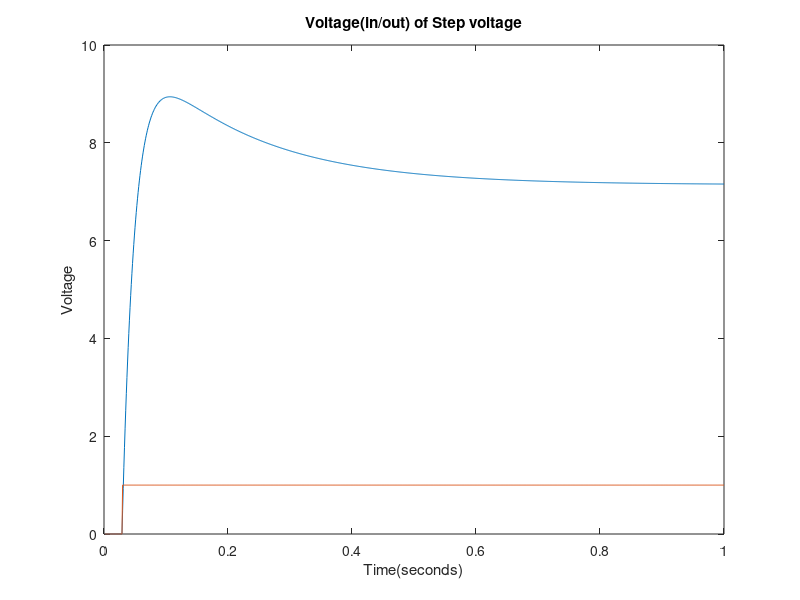
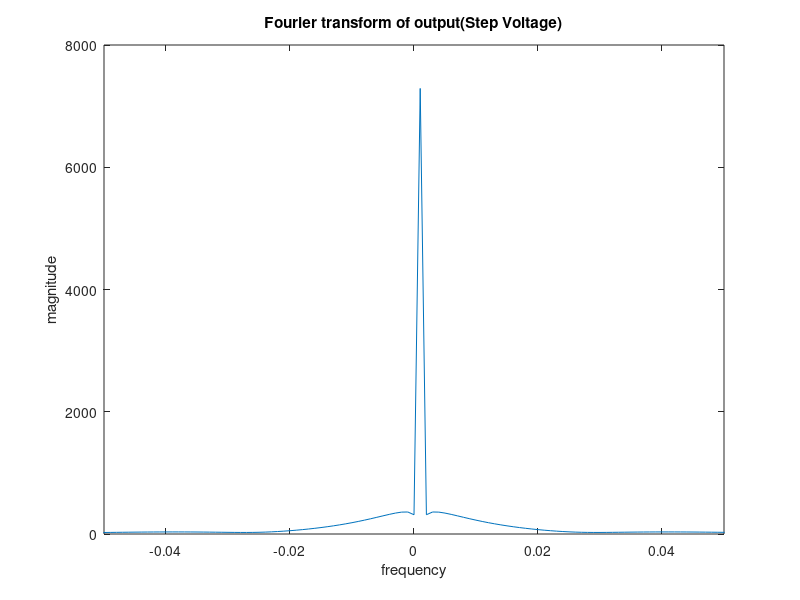
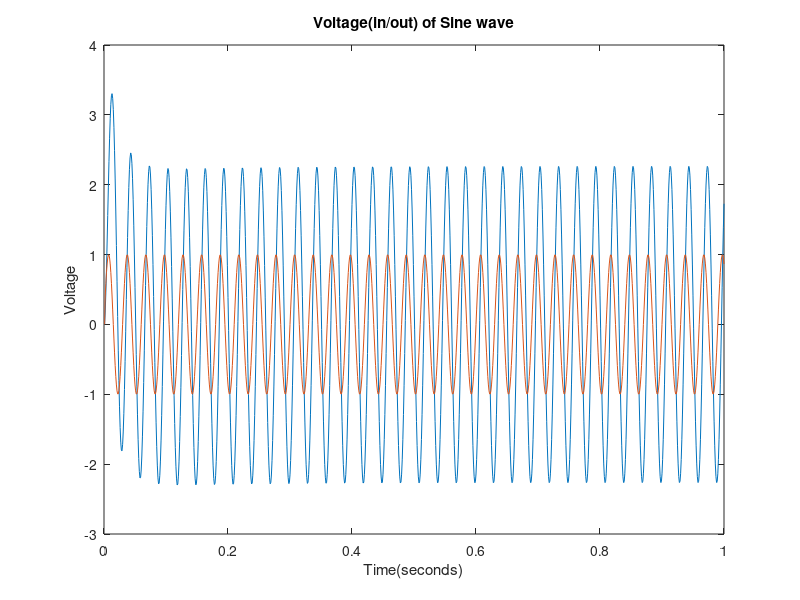
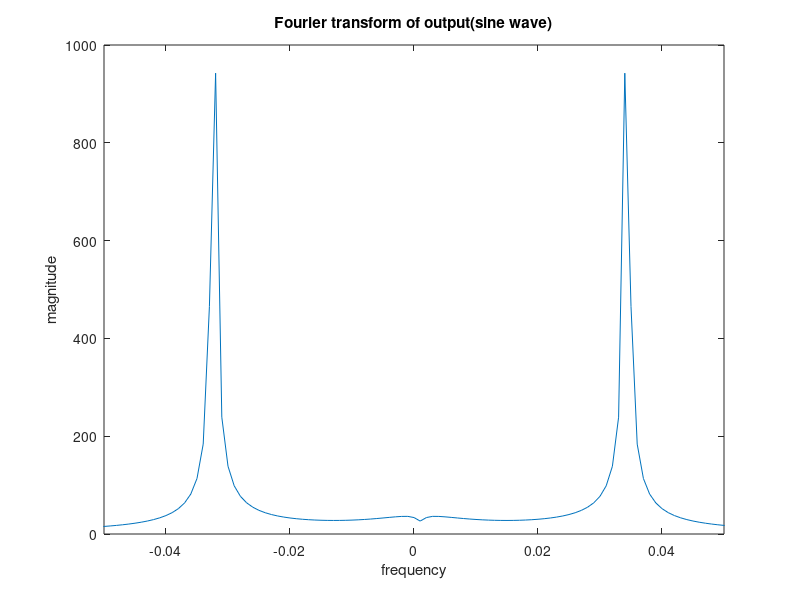

Source code (MATLAB) for these figures, in order:
disp('2.(a) Represents a low pass circuit with amplifier. During DC conditions, the')
disp('capacitor will block current, however the resistors will let it')
disp('pass freely. The inductor will also let it pass freely.')
disp('However, once the current begins to alternate, the inductor')
disp('will begin to resist the current and the capacitor will begin')
disp('to conduct. This will cause parralel resistance and further')
disp('the resistance of the circuit')
 
disp('2.(b) I would expects a pass band during the low frequencies')
disp(' and a 2nd order drop off at its respective frequency')

clear all

runTime = 1; %given in seconds
timecuts = 1000;
dt =runTime/timecuts;

R1=1;
C1=0.25;
R2=2;
L1=0.2;
R3=10;
a=100;
R4=0.1;
Ro=1000;


%    V1    V2     V3          V5       IL3
% G = [-1/R1, 0,     0,          0,      0; ...%N1
%      1/R1 , -1/R2, 0,          0,      0; ...%N2
%      0,     0,     -1/R3,      0,      0; ...%N3
%      0,     0,     -a/(R3*R4), -1/R4,  0; ...%N4
     

C = [  0, 0,   0, 0, 0, 0, 0; ...
     -C1,C1,   0, 0, 0, 0, 0; ...
       0, 0, -L1, 0, 0, 0, 0; ...
       0, 0,   0, 0, 0, 0, 0; ...
       0, 0,   0, 0, 0, 0, 0; ...
       0, 0,   0, 0, 0, 0, 0; ...
       0, 0,   0, 0, 0, 0, 0]
   
G = [     1,             0,  0,    0,  0,     0,            0; ...
      -1/R1, (1/R2 + 1/R1), -1,    0,  0,     0,            0; ...
          0,             1,  0,   -1,  0,     0,            0; ...
          0,             0, -1, 1/R3,  0,     0,            0; ...
          0,             0,  0,    0, -a,     1,            0; ...
          0,             0,  0, 1/R3, -1,     0,            0; ...
          0,             0,  0,    0,  0, -1/R4, (1/R4 +1/Ro)]
   
      
%Time Stepping function
V1 = 0;      
F = zeros(7,1);
%Flist = [V1; 0; 0; 0; 0; 0; 0];
Flist = zeros(7,1,timecuts);
Flist(1,1,30:timecuts) = 1;
Vlist = zeros(7,1,timecuts);

for count  = 2:1:timecuts
    A = C/dt +G;
    
    Vlist(:,:,count) = A\(C*Vlist(:,:,count-1)/dt +Flist(:,:,count));
end
      
V1list(1,:) = Vlist(1,1,:);
V2list(1,:) = Vlist(2,1,:);
ILlist(1,:) = Vlist(3,1,:);
I3list(1,:) = Vlist(4,1,:);
V4list(1,:) = Vlist(5,1,:);
Volist(1,:) = Vlist(7,1,:);


figure(1)
plot((1:timecuts).*dt,Volist(1,:))
xlabel('Time(seconds)')
ylabel('Voltage')
title('Voltage(in/out) of Step voltage')
hold on
plot((1:timecuts).*dt,V1list(1,:))
hold off

figure(2)
g = abs(fftshift(fft(Volist(1,:))));
plot(((1:length(g))/timecuts)-0.5,g)
xlim([-0.05 0.05])
xlabel('frequency')
ylabel('magnitude')
title('Fourier transform of output(Step Voltage)')
      
%Sine function
f = 1/0.03;
Flist = zeros(7,1,timecuts);
for count = 1:1:timecuts
    Flist(1,1,count) = sin(2*pi*f*count*dt);
end
Vlist = zeros(7,1,timecuts);

for count  = 2:1:timecuts
    A = C/dt +G;
    
    Vlist(:,:,count) = A\(C*Vlist(:,:,count-1)/dt +Flist(:,:,count));
end
      
V1list(1,:) = Vlist(1,1,:);
V2list(1,:) = Vlist(2,1,:);
ILlist(1,:) = Vlist(3,1,:);
I3list(1,:) = Vlist(4,1,:);
V4list(1,:) = Vlist(5,1,:);
Volist(1,:) = Vlist(7,1,:);

figure(3)
plot((1:timecuts).*dt,Volist(1,:))
xlabel('Time(seconds)')
ylabel('Voltage')
title('Voltage(in/out) of Sine wave')
hold on
plot((1:timecuts).*dt,V1list(1,:))
hold off

figure(4)
g = abs(fftshift(fft(Volist(1,:))));
plot(((1:length(g))/timecuts)-0.5,g)
xlim([-0.05 0.05])
xlabel('frequency')
ylabel('magnitude')
title('Fourier transform of output(sine wave)')

%Gaussian pulse
%Vgauss = exp(-1/2*((k/ts-0.06)/(0.03))^2)
mag = 1;
dev = 0.03;
delay = 0.06;
Flist = zeros(7,1,timecuts);
for count = 1:1:timecuts
    Flist(1,1,count) = exp(-((count*dt-0.06)/0.03)^2);
end
Vlist = zeros(7,1,timecuts);

for count  = 2:1:timecuts
    A = C/dt +G;
    
    Vlist(:,:,count) = A\(C*Vlist(:,:,count-1)/dt +Flist(:,:,count));
end
      
V1list(1,:) = Vlist(1,1,:);
V2list(1,:) = Vlist(2,1,:);
ILlist(1,:) = Vlist(3,1,:);
I3list(1,:) = Vlist(4,1,:);
V4list(1,:) = Vlist(5,1,:);
Volist(1,:) = Vlist(7,1,:);



figure(5)
plot((1:timecuts).*dt,Volist(1,:))
xlabel('Time(seconds)')
ylabel('Voltage')
title('Voltage(in/out) of Gaussian Pulse')
hold on
plot((1:timecuts).*dt,V1list(1,:))
hold off

figure(6)
g = abs(fftshift(fft(Volist(1,:))));
plot(((1:length(g))/timecuts)-0.5,g)
xlim([-0.05 0.05])
xlabel('frequency')
ylabel('magnitude')
title('Fourier transform of output(gaussian pulse)')

disp('changing the time step to be larger, makes a more inaccurate model')


      
      
      
      
      
      